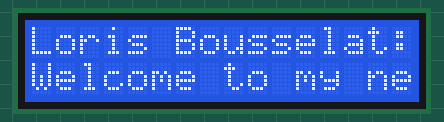
Simulated run of this program. Board: ESP32. Shown: 16×2 character LCD.

Above: at 0.27 s.
At 1.37 s:
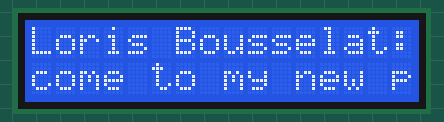
At 2.46 s:
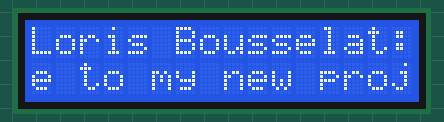
At 5.02 s:
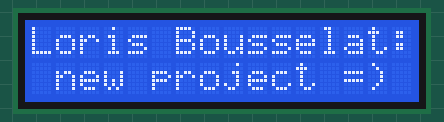
At 7.57 s:
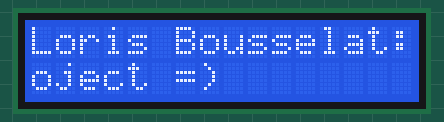
At 10.1 s:
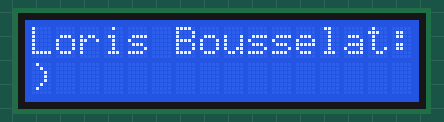

Measured:
- by itself, everything shown: repeats every 10.2 s, in 28 steps

The program:

main.cpp
```cpp
#include <LiquidCrystal_I2C.h>

///////////////////////////////////////////////////////////////////////////
// Project : DisplayCharactersLCD
// Author : Loris Bousselat
// Date : 2024-October-19
// Equipment used : esp32    lcd screen
// Description :
//   Display a long parading message with a fixe one.
///////////////////////////////////////////////////////////////////////////

const int nbColumns = 16;
const int nbRows = 2;

LiquidCrystal_I2C lcd(0x27, nbColumns, nbRows);

const String staticMessage = "Loris Bousselat:";
const String scrollingMessage = "Welcome to my new project =)";

void fulFillWithBlank(String &message)
{
  for (int i = 0; i <= nbColumns - message.length(); i++)
  {
    message.concat(" ");
  }
}

void scrollMessage(int row, String message, int delayTime)
{
  int size = message.length();
  String toPrint = "";

  // The message will parade
  for (int position = 0; position < size; position++)
  {
    // the portion that can be displayed
    toPrint = message.substring(position, position + nbColumns);
    // print " " for lasting space in the screen
    if (toPrint.length() < nbColumns)
    {
      fulFillWithBlank(toPrint);
    }
    lcd.setCursor(0, row);
    lcd.print(toPrint);

    delay(delayTime);
  }
}

void setup()
{
  lcd.init();
  lcd.backlight(); // backlight on
}

void loop()
{
  lcd.setCursor(0, 0);
  lcd.print(staticMessage);
  scrollMessage(1, scrollingMessage, 350);
}
```
